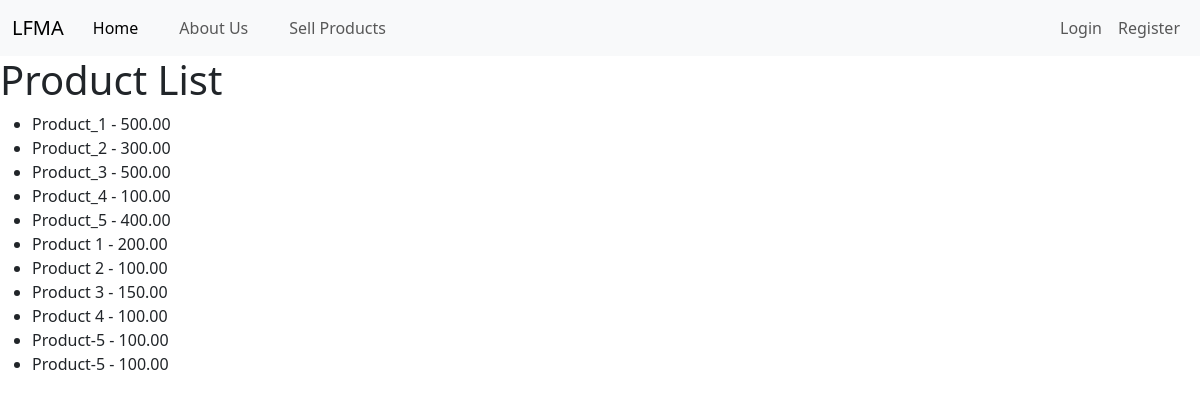
Screenshot of /products/ with the database file from the repository.
### Home/models.py (models this page shows, shortened)
class Product(models.Model):
    class Categories(models.TextChoices):
        FIELD_CROPS = 'FC', 'Field Crops'
        VEGETABLES_SEEDS = 'VS', 'Vegetable Seeds'
    name = models.CharField(max_length=100)
    description = models.TextField()
    price = models.DecimalField(max_digits=10, decimal_places=2)
    quantity = models.IntegerField(default=0)
    created_at = models.DateTimeField(auto_now_add=True)
    updated_at = models.DateTimeField(auto_now=True)
    image = models.ImageField(default = 'default.jpg',upload_to = 'product_pics')
    category = models.CharField(max_length = 2, choices = Categories.choices, default = None)
    slug = models.SlugField(max_length = 250, unique = True)
    seller = models.ForeignKey(User, on_delete = models.CASCADE)

### Home/views.py (the view)
# urls.py: path('products/', views.product_list, name='product_list'),
def product_list(request):
    products = Product.objects.all()
    return render(request, 'product_list.html', {'products': products})

### templates/product_list.html (shortened to what this page needs)
{% extends 'base.html' %}
{% block content %}
<h1>Product List</h1>
    <ul>
        {% for product in products %}
            <li>{{ product.name }} - {{ product.price }}</li>
        {% endfor %}
    </ul>
{% endblock content %}

### templates/base.html (shortened to what this page needs)
<!doctype html>
<html lang="en">
<head>
    <link href="https://cdn.jsdelivr.net/npm/bootstrap@5.3.3/dist/css/bootstrap.min.css" rel="stylesheet">
</head>
<body>
<nav class="navbar navbar-expand-lg bg-body-tertiary">
    <div class="container-fluid">
        <a class="navbar-brand" href="{% url 'home' %}">LFMA</a>
        <div class="collapse navbar-collapse" id="navbarSupportedContent">
            <ul class="navbar-nav me-auto mb-2 mb-lg-0">
                <li class="nav-item">
                    <a class="nav-link active" aria-current="page" href="{% url 'home' %}">Home</a>
                </li>
                <li class="nav-item">
                    <a class="nav-link" href="{% url 'about' %}">About Us</a>
                </li>
                <li class="nav-item">
                    <a class="nav-link" href="{% url 'productform' %}">Sell Products</a>
                </li>
            </ul>
            <div class="navbar-nav">
                {% if user.is_authenticated %}
                    <a class=" nav-item nav-link" href="{% url 'orderplacedlist' %}">Order Placed</a>
                    <a class=" nav-item nav-link" href="{% url 'orderrecivedlist' %}">Order Recieved</a>
                    <a class=" nav-item nav-link" href="{% url 'profile' %}">Profile</a>
                    <a class=" nav-item nav-link" href="{% url 'logout' %}">Logout</a>
                {% else %}
                    <a class="nav-item nav-item nav-link" href="{% url 'login' %}">Login</a>
                    <a class="nav-item nav-link" href="{% url 'register' %}">Register</a>
                {% endif %}
            </div>
        </div>
    </div>
</nav>
{% block content %} {% endblock content %}
</body>
</html>

### templates/base.html (style rules this page uses)
body { font-family: Arial, sans-serif; margin: 0; padding: 0; background-color: #f2f2f2; }
nav ul { list-style-type: none; margin: 0; padding: 0; text-align: center; }
nav ul li { display: inline; margin-right: 20px; }
nav ul li a { color: white; text-decoration: none; font-weight: bold; }
.nav-item, .nav-link { padding-left: 5px; }

### rows the page displays
Product: name "Product_1", price "500.00"
Product: name "Product_2", price "300.00"
Product: name "Product_3", price "500.00"
Product: name "Product_4", price "100.00"
Product: name "Product_5", price "400.00"
Product: name "Product 1", price "200.00"
Product: name "Product 2", price "100.00"
Product: name "Product 3", price "150.00"
Product: name "Product 4", price "100.00"
Product: name "Product-5", price "100.00"
Product: name "Product-5", price "100.00"
